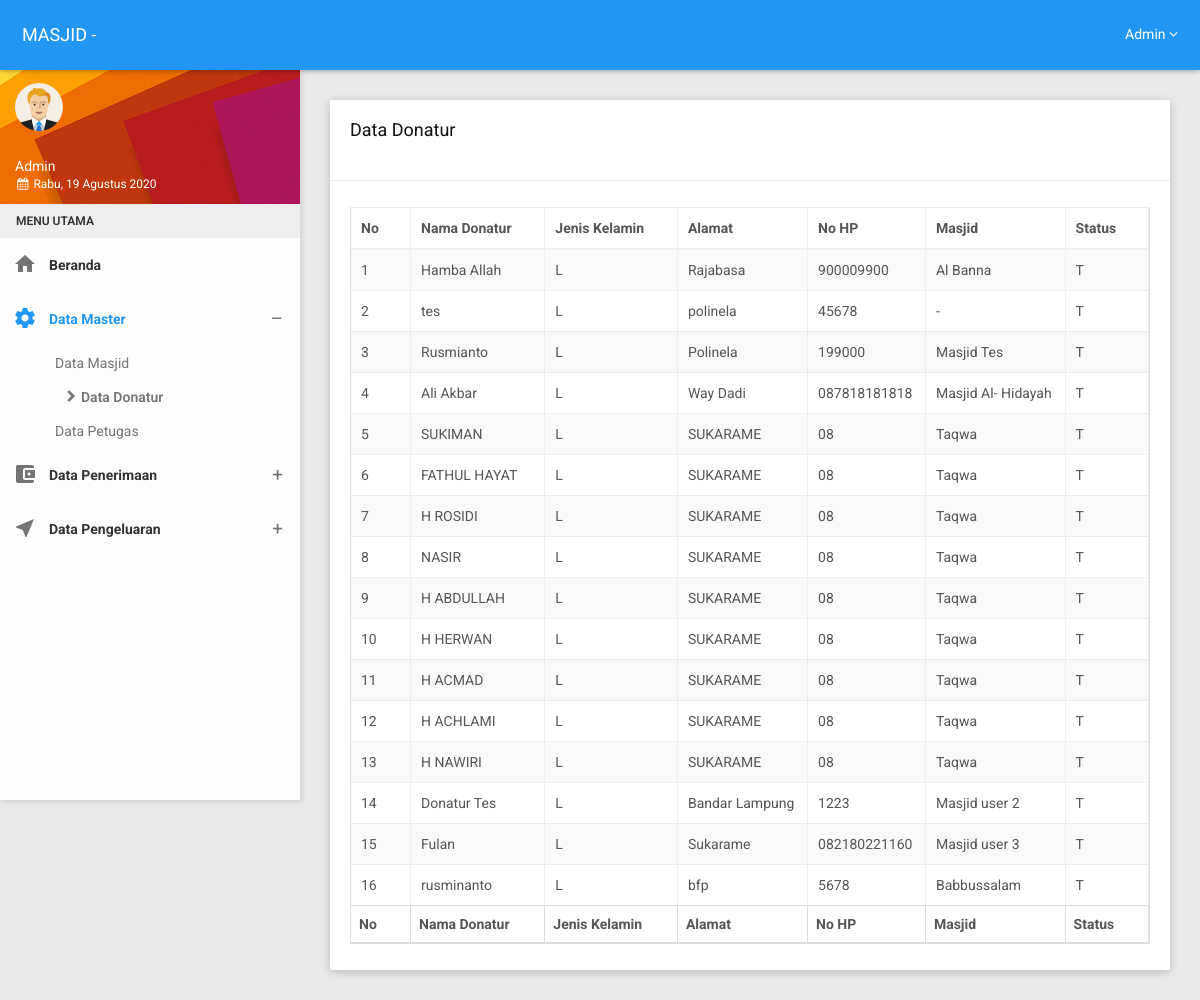
Page /index.php?page=Donatur (signed in) on the committed database.
### tables this page shows
CREATE TABLE `m_donatur` (
  `id_donatur` int(11) NOT NULL,
  `nama_donatur` varchar(255) NOT NULL,
  `jenis_kelamin` enum('L','P') NOT NULL,
  `alamat` varchar(255) NOT NULL,
  `no_hp` varchar(255) NOT NULL,
  `id_masjid` int(11) NOT NULL,
  `publish` enum('T','F') NOT NULL
);

CREATE TABLE `m_masjid` (
  `id_masjid` int(11) NOT NULL,
  `nama_masjid` varchar(255) NOT NULL,
  `ketua` varchar(50) DEFAULT NULL,
  `sekretaris` varchar(50) DEFAULT NULL,
  `bendahara` varchar(59) DEFAULT NULL,
  `alamat` varchar(255) DEFAULT NULL,
  `foto` varchar(255) DEFAULT 'logo-dkm.jpg',
  `publish` enum('T','F') NOT NULL DEFAULT 'T'
);

### page/m_donatur.php (the view, shortened to what this page needs)
<?php
$b = !empty($_GET['b']) ? $_GET['b'] : "reset";
?>
<?php
$kdb = koneksidatabase();
switch ($b) {
    case "reset":
        curd_read();
        break;
}
function curd_read()
{
    ?>
            <div class="row clearfix js-sweetalert">
                <div class="col-lg-12 col-md-12 col-sm-12 col-xs-12">
                    <div class="card">
                        <div class="header">
                            <h2>
                                Data Donatur
                            </h2>
                            <br>
                        </div>
                        <div class="body">
                            <div class="table-responsive">
                                <table class="table table-bordered table-striped table-hover js-basic-example dataTable">
                                    <thead>
                                        <tr>
                                            <th>No</th>
                                            <th>Nama Donatur</th>
                                            <th>Jenis Kelamin</th>
                                            <th>Alamat</th>
                                            <th>No HP</th>
                                            <th>Masjid</th>
                                            <th>Status</th>
                                        </tr>
                                    </thead>
                                    <tfoot>
                                        <tr>
                                            <th>No</th>
                                            <th>Nama Donatur</th>
                                            <th>Jenis Kelamin</th>
                                            <th>Alamat</th>
                                            <th>No HP</th>
                                            <th>Masjid</th>
                                            <th>Status</th>
                                        </tr>
                                    </tfoot>
                                    <tbody>
                                        <?php
                                            $hasil = sql_select();
                                            $i = 1;
                                            while ($t = mysqli_fetch_array($hasil)) {
                                                ?>
                                            <tr>
                                                <td><?php echo $i; ?></td>
                                                <td><?php echo $t['nama_donatur']; ?></td>
                                                <td><?php echo $t['jenis_kelamin']; ?></td>
                                                <td><?php echo $t['alamat']; ?></td>
                                                <td><?php echo $t['no_hp']; ?></td>
                                                <td><?php echo $t['nama_masjid']; ?></td>
                                                <td><?php echo $t['publish']; ?></td>
                                            </tr>
                                        <?php
                                                $i++;
                                            }
                                            ?>
                                    </tbody>
                                </table>
                            </div>
                        </div>
                    </div>
                </div>
            </div>
        <?php
        }
        ?>
            <?php
            function koneksidatabase()
            {
                include('./koneksi/koneksi.php');
                return $kdb;
            }
            function sql_select()
            {
                global $kdb;
                if ($_SESSION['level'] == 'USER') {
                    $sql = "SELECT a.*, b.`nama_masjid` FROM `m_donatur` as a,`m_masjid` as b WHERE a.`id_masjid`=b.`id_masjid` and a.`id_masjid`= " . $_SESSION['id_masjid'];
                    $hasil = mysqli_query($kdb, $sql) or die(mysqli_error($kdb));
                } else {
                    $sql = "SELECT a.*, b.`nama_masjid` FROM `m_donatur` as a,`m_masjid` as b WHERE a.`id_masjid`=b.`id_masjid`";
                    $hasil = mysqli_query($kdb, $sql) or die(mysqli_error($kdb));
                }
                return $hasil;
            }
            ?>

### index.php (shortened to what this page needs)
<?php
$page = !empty($_GET['page']) ? $_GET['page'] : "1";
$haries = array("Sunday" => "Minggu", "Monday" => "Senin", "Tuesday" => "Selasa", "Wednesday" => "Rabu", "Thursday" => "Kamis", "Friday" => "Jum'at", "Saturday" => "Sabtu");
$bulans = array("", "Januari", "Februari", "Maret", "April", "Mei", "Juni", "Juli", "Agustus", "September", "Oktober", "November", "Desember");
$hari_ini = $haries[date("l")];
$bulan_ini = $bulans[date("n")];
$tanggal = date("d");
$tahun = date("Y");
?>
<!DOCTYPE html>
<html>
<head>
    <link href="plugins/bootstrap/css/bootstrap.css" rel="stylesheet">
    <link href="plugins/bootstrap-datepicker/css/bootstrap-datepicker.css" rel="stylesheet" />
    <link href="plugins/node-waves/waves.css" rel="stylesheet" />
    <link href="plugins/animate-css/animate.css" rel="stylesheet" />
    <link href="plugins/bootstrap-select/css/bootstrap-select.css" rel="stylesheet" />
    <link href="plugins/sweetalert/sweetalert.css" rel="stylesheet" />
    <link href="plugins/font-awesome/css/font-awesome.min.css" rel="stylesheet" type="text/css" />
    <link href="css/style.css" rel="stylesheet">
    <link href="css/themes/all-themes.css" rel="stylesheet" />
    <link href="plugins/jquery-datatable/skin/bootstrap/css/dataTables.bootstrap.css" rel="stylesheet">
</head>
<body class="theme-blue">
    <nav class="navbar">
        <div class="container-fluid">
            <div class="navbar-header">
                <a class="navbar-brand" href="index.html">MASJID <?php echo "" . $_SESSION['nama_masjid']; ?></a>
            </div>
            <div class="collapse navbar-collapse" id="navbar-collapse">
                <ul class="nav navbar-nav navbar-right">
                    <li class="dropdown">
                        <a href="#!" data-toggle="dropdown" role="button" aria-haspopup="true" aria-expanded="false" class="dropdown-toggle drop icon-circle drop-image">
                            <span><?php echo "" . $_SESSION['nama_petugas']; ?> <i class="fa fa-angle-down"></i></span>
                        </a>
                    </li>
                </ul>
            </div>
        </div>
    </nav>
    <section>
        <aside id="leftsidebar" class="sidebar">
            <div class="user-info">
                <div class="image">
                    <img src="images/user.png" width="48" height="48" alt="User" />
                </div>
                <div class="info-container">
                    <div class="name" data-toggle="dropdown" aria-haspopup="true" aria-expanded="false"><?php echo "" . $_SESSION['nama_petugas']; ?></div>
                    <div class="email"><i class="fa fa-calendar fa-fw"></i>&nbsp;<?php echo $hari_ini . ", " . $tanggal . " " . $bulan_ini . " " . $tahun ?></div>
                </div>
            </div>
            <div class="menu">
                <ul class="list">
                    <li class="header">MENU UTAMA</li>
                    <li <?php if ($page == "Home") {
                            echo 'class="active"';
                        } else {
                            echo 'class=""';
                        } ?>>
                        <a href="?page=Home">
                            <i class="material-icons">home</i>
                            <span>Beranda</span>
                        </a>
                    </li>
                    <?php if ($_SESSION['level'] == 'ADMIN') { ?>
                        <li <?php if ($page == "Donatur" or $page == "Petugas" or $page == "Masjid") {
                                    echo 'class="active"';
                                } else {
                                    echo 'class=""';
                                } ?>>
                            <a class="menu-toggle <?php if ($_SESSION['level'] !== 'ADMIN') {
                                                            echo "hidden";
                                                        } ?>">
                                <i class="material-icons">settings</i>
                                <span>Data Master</span>
                            </a>
                            <ul class="ml-menu">
                                <li <?php if ($page == "Masjid") {
                                            echo 'class="active"';
                                        } else {
                                            echo 'class=""';
                                        } ?>>
                                    <a href="?page=Masjid">Data Masjid </a>
                                </li>
                                <li <?php if ($page == "Donatur") {
                                            echo 'class="active"';
                                        } else {
                                            echo 'class=""';
                                        } ?>>
                                    <a href="?page=Donatur">Data Donatur </a>
                                </li>
                                <li <?php if ($page == "Petugas") {
                                            echo 'class="active"';
                                        } else {
                                            echo 'class=""';
                                        } ?>>
                                    <a href="?page=Petugas">Data Petugas</a>
                                </li>
                            </ul>
                        </li>
                        <li <?php if ($page == "Infaq" or $page == "Shodaqoh" or $page == "Zakat") {
                                    echo 'class="active"';
                                } else {
                                    echo 'class=""';
                                } ?>>
                            <a class="menu-toggle">
                                <i class="material-icons">account_balance_wallet</i>
                                <span>Data Penerimaan</span>
                            </a>
                        </li>
                        <li <?php if ($page == "pengeluaran-infaq" or $page == "pengeluaran-shodaqoh" or $page == "pengeluaran-zakat") {
                                    echo 'class="active"';
                                } else {
                                    echo 'class=""';
                                } ?>>
                            <a class="menu-toggle">
                                <i class="material-icons">near_me</i>
                                <span>Data Pengeluaran</span>
                            </a>
                        </li>
                    <?php } ?>
                </ul>
            </div>
        </aside>
    </section>
    <section class="content">
        <div class="container-fluid">
            <?php
            if ($_SESSION['level'] == 'ADMIN') {
                switch ($page) {
                    case ('Donatur'):
                        include_once('./page/m_donatur.php');
                        break;
                }
            }
            ?>
        </div>
    </section>
</body>
</html>

### css/themes/all-themes.css (style rules this page uses)
.theme-blue .navbar { background-color: #2196F3; }
.theme-blue .navbar-brand { color: #fff; }
.theme-blue .nav > li > a { color: #fff; }
.theme-blue .sidebar .menu .list li.active { background-color: transparent; }
.theme-blue .sidebar .menu .list li.active > :first-child i, .theme-blue .sidebar .menu .list li.active > :first-child span { color: #2196F3; }
.theme-blue .sidebar .menu .list .toggled { background-color: transparent; }
.theme-blue .sidebar .menu .list .ml-menu { background-color: transparent; }

### rows in the picture
m_donatur: nama_donatur "Hamba Allah", jenis_kelamin "L", alamat "Rajabasa", no_hp "900009900", id_masjid.nama_masjid "Al Banna", publish "T"
m_donatur: nama_donatur "tes", jenis_kelamin "L", alamat "polinela", no_hp "45678", id_masjid.nama_masjid "-", publish "T"
m_donatur: nama_donatur "Rusmianto", jenis_kelamin "L", alamat "Polinela", no_hp "199000", id_masjid.nama_masjid "Masjid Tes", publish "T"
m_donatur: nama_donatur "Ali Akbar", jenis_kelamin "L", alamat "Way Dadi", no_hp "087818181818", id_masjid.nama_masjid "Masjid Al- Hidayah", publish "T"
m_donatur: nama_donatur "SUKIMAN", jenis_kelamin "L", alamat "SUKARAME", no_hp "08", id_masjid.nama_masjid "Taqwa", publish "T"
m_donatur: nama_donatur "FATHUL HAYAT", jenis_kelamin "L", alamat "SUKARAME", no_hp "08", id_masjid.nama_masjid "Taqwa", publish "T"
m_donatur: nama_donatur "H ROSIDI", jenis_kelamin "L", alamat "SUKARAME", no_hp "08", id_masjid.nama_masjid "Taqwa", publish "T"
m_donatur: nama_donatur "NASIR", jenis_kelamin "L", alamat "SUKARAME", no_hp "08", id_masjid.nama_masjid "Taqwa", publish "T"
m_donatur: nama_donatur "H ABDULLAH", jenis_kelamin "L", alamat "SUKARAME", no_hp "08", id_masjid.nama_masjid "Taqwa", publish "T"
m_donatur: nama_donatur "H HERWAN", jenis_kelamin "L", alamat "SUKARAME", no_hp "08", id_masjid.nama_masjid "Taqwa", publish "T"
m_donatur: nama_donatur "H ACMAD", jenis_kelamin "L", alamat "SUKARAME", no_hp "08", id_masjid.nama_masjid "Taqwa", publish "T"
m_donatur: nama_donatur "H ACHLAMI", jenis_kelamin "L", alamat "SUKARAME", no_hp "08", id_masjid.nama_masjid "Taqwa", publish "T"
m_donatur: nama_donatur "H NAWIRI", jenis_kelamin "L", alamat "SUKARAME", no_hp "08", id_masjid.nama_masjid "Taqwa", publish "T"
m_donatur: nama_donatur "Donatur Tes", jenis_kelamin "L", alamat "Bandar Lampung", no_hp "1223", id_masjid.nama_masjid "Masjid user 2", publish "T"
m_donatur: nama_donatur "Fulan", jenis_kelamin "L", alamat "Sukarame", no_hp "082180221160", id_masjid.nama_masjid "Masjid user 3", publish "T"
m_donatur: nama_donatur "rusminanto", jenis_kelamin "L", alamat "bfp", no_hp "5678", id_masjid.nama_masjid "Babbussalam", publish "T"

### other values in the picture
$_SESSION['nama_masjid'] "-"
$_SESSION['nama_petugas'] "Admin"
